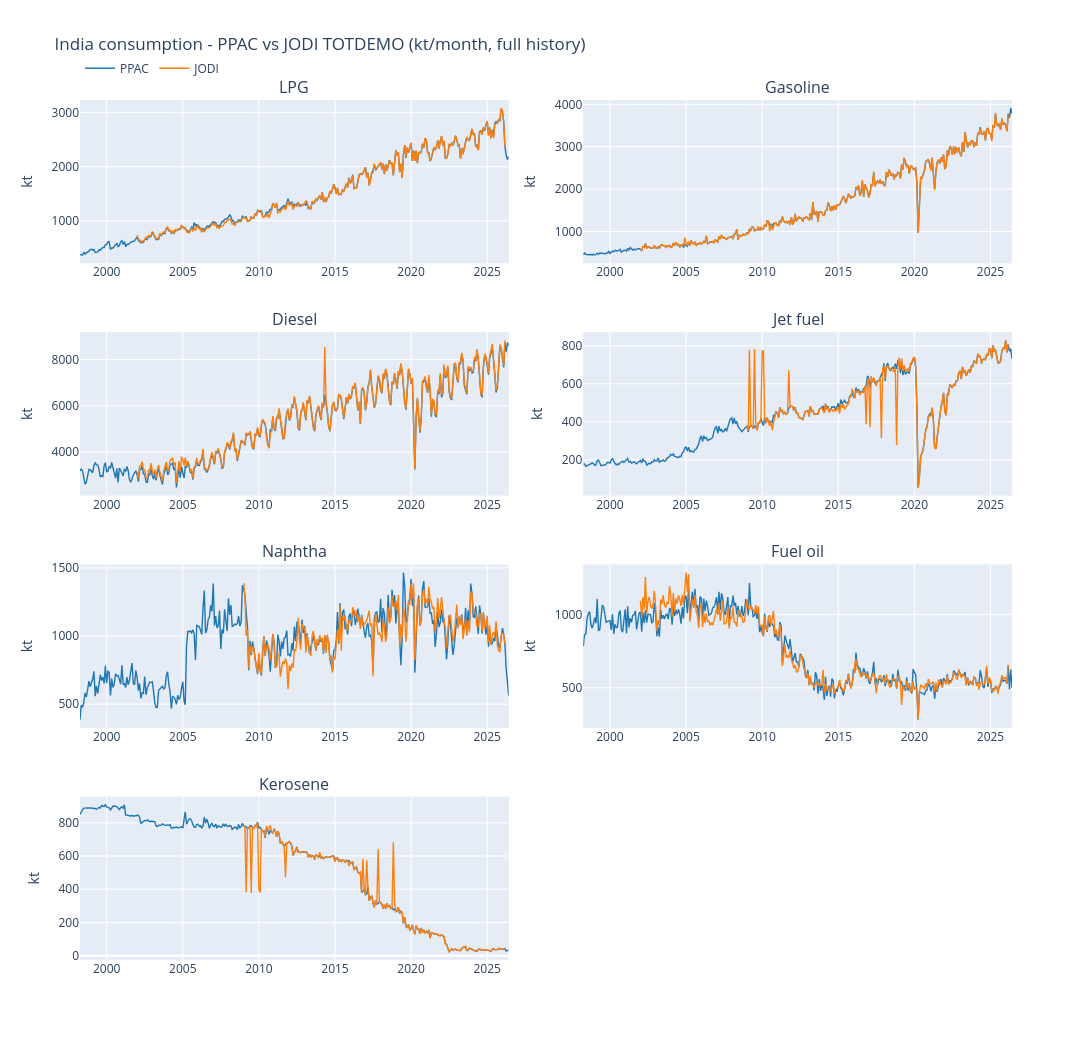

The code cell stored with this chart in its notebook:
### Markdown cell above
### Per-product time series — full history

The latest-month chart is a snapshot. For "where do they differ" you actually need the time series. One panel per clean-mapping product, both sources overlaid. SKO is included because the `KEROSENE - JETKERO` reconstruction is interesting on its own.

Watch for: (a) products where the two lines lock together (clean reconciliation), (b) products where they diverge by a near-constant offset (a structural definitional gap), and (c) products where the gap is volatile (vintage / revision noise or a definitional grey zone).

### Code cell
ts_products = ['LPG', 'MS', 'HSD', 'ATF', 'Naphtha', 'FO & LSHS', 'SKO']
ts_titles   = [PRODUCT_DISPLAY[p] for p in ts_products]
ncols = 2
nrows = (len(ts_products) + ncols - 1) // ncols

fig = make_subplots(
    rows=nrows, cols=ncols,
    subplot_titles=ts_titles,
    vertical_spacing=0.08, horizontal_spacing=0.08,
)

for i, prod in enumerate(ts_products):
    r, c = divmod(i, ncols); r += 1; c += 1
    sub = compare[compare['product'] == prod].sort_values('month')
    if sub.empty:
        continue
    x = sub['month'].dt.to_timestamp()
    fig.add_trace(go.Scatter(
        x=x, y=sub['ppac_kt'], name='PPAC',
        line=dict(color='#1f77b4', width=1.4),
        showlegend=(i == 0), legendgroup='PPAC',
        hovertemplate='%{x|%b %Y}<br>PPAC: %{y:,.0f} kt<extra></extra>',
    ), row=r, col=c)
    fig.add_trace(go.Scatter(
        x=x, y=sub['jodi_kt'], name='JODI',
        line=dict(color='#ff7f0e', width=1.4),
        showlegend=(i == 0), legendgroup='JODI',
        hovertemplate='%{x|%b %Y}<br>JODI: %{y:,.0f} kt<extra></extra>',
    ), row=r, col=c)
    fig.update_yaxes(title_text='kt', row=r, col=c)

fig.update_layout(
    height=260 * nrows, width=1100,
    title_text="India consumption - PPAC vs JODI TOTDEMO (kt/month, full history)",
    legend=dict(orientation='h', yanchor='bottom', y=1.02),
    hovermode='x unified',
)
fig.show()

### Figure 1 — Plotly figure (JSON) as saved in the notebook; plotly's stock layout.template omitted (floating-point values rounded to 4 significant figures; data arrays with more than 128 entries replaced by an {"elided": "..."} marker saying what was removed)
{"data": [{"hovertemplate": "%{x|%b %Y}<br>PPAC: %{y:,.0f} kt<extra></extra>", "legendgroup": "PPAC", "line": {"color": "#1f77b4", "width": 1.4}, "name": "PPAC", "showlegend": true, "type": "scatter", "x": {"elided": "339 str values"}, "xaxis": "x", "y": {"elided": "339 float values"}, "yaxis": "y"}, {"hovertemplate": "%{x|%b %Y}<br>JODI: %{y:,.0f} kt<extra></extra>", "legendgroup": "JODI", "line": {"color": "#ff7f0e", "width": 1.4}, "name": "JODI", "showlegend": true, "type": "scatter", "x": {"elided": "339 str values"}, "xaxis": "x", "y": {"elided": "339 float values"}, "yaxis": "y"}, {"hovertemplate": "%{x|%b %Y}<br>PPAC: %{y:,.0f} kt<extra></extra>", "legendgroup": "PPAC", "line": {"color": "#1f77b4", "width": 1.4}, "name": "PPAC", "showlegend": false, "type": "scatter", "x": {"elided": "339 str values"}, "xaxis": "x2", "y": {"elided": "339 float values"}, "yaxis": "y2"}, {"hovertemplate": "%{x|%b %Y}<br>JODI: %{y:,.0f} kt<extra></extra>", "legendgroup": "JODI", "line": {"color": "#ff7f0e", "width": 1.4}, "name": "JODI", "showlegend": false, "type": "scatter", "x": {"elided": "339 str values"}, "xaxis": "x2", "y": {"elided": "339 float values"}, "yaxis": "y2"}, {"hovertemplate": "%{x|%b %Y}<br>PPAC: %{y:,.0f} kt<extra></extra>", "legendgroup": "PPAC", "line": {"color": "#1f77b4", "width": 1.4}, "name": "PPAC", "showlegend": false, "type": "scatter", "x": {"elided": "339 str values"}, "xaxis": "x3", "y": {"elided": "339 float values"}, "yaxis": "y3"}, {"hovertemplate": "%{x|%b %Y}<br>JODI: %{y:,.0f} kt<extra></extra>", "legendgroup": "JODI", "line": {"color": "#ff7f0e", "width": 1.4}, "name": "JODI", "showlegend": false, "type": "scatter", "x": {"elided": "339 str values"}, "xaxis": "x3", "y": {"elided": "339 float values"}, "yaxis": "y3"}, {"hovertemplate": "%{x|%b %Y}<br>PPAC: %{y:,.0f} kt<extra></extra>", "legendgroup": "PPAC", "line": {"color": "#1f77b4", "width": 1.4}, "name": "PPAC", "showlegend": false, "type": "scatter", "x": {"elided": "339 str values"}, "xaxis": "x4", "y": {"elided": "339 float values"}, "yaxis": "y4"}, {"hovertemplate": "%{x|%b %Y}<br>JODI: %{y:,.0f} kt<extra></extra>", "legendgroup": "JODI", "line": {"color": "#ff7f0e", "width": 1.4}, "name": "JODI", "showlegend": false, "type": "scatter", "x": {"elided": "339 str values"}, "xaxis": "x4", "y": {"elided": "339 float values"}, "yaxis": "y4"}, {"hovertemplate": "%{x|%b %Y}<br>PPAC: %{y:,.0f} kt<extra></extra>", "legendgroup": "PPAC", "line": {"color": "#1f77b4", "width": 1.4}, "name": "PPAC", "showlegend": false, "type": "scatter", "x": {"elided": "339 str values"}, "xaxis": "x5", "y": {"elided": "339 float values"}, "yaxis": "y5"}, {"hovertemplate": "%{x|%b %Y}<br>JODI: %{y:,.0f} kt<extra></extra>", "legendgroup": "JODI", "line": {"color": "#ff7f0e", "width": 1.4}, "name": "JODI", "showlegend": false, "type": "scatter", "x": {"elided": "339 str values"}, "xaxis": "x5", "y": {"elided": "339 float values"}, "yaxis": "y5"}, {"hovertemplate": "%{x|%b %Y}<br>PPAC: %{y:,.0f} kt<extra></extra>", "legendgroup": "PPAC", "line": {"color": "#1f77b4", "width": 1.4}, "name": "PPAC", "showlegend": false, "type": "scatter", "x": {"elided": "339 str values"}, "xaxis": "x6", "y": {"elided": "339 float values"}, "yaxis": "y6"}, {"hovertemplate": "%{x|%b %Y}<br>JODI: %{y:,.0f} kt<extra></extra>", "legendgroup": "JODI", "line": {"color": "#ff7f0e", "width": 1.4}, "name": "JODI", "showlegend": false, "type": "scatter", "x": {"elided": "339 str values"}, "xaxis": "x6", "y": {"elided": "339 float values"}, "yaxis": "y6"}, {"hovertemplate": "%{x|%b %Y}<br>PPAC: %{y:,.0f} kt<extra></extra>", "legendgroup": "PPAC", "line": {"color": "#1f77b4", "width": 1.4}, "name": "PPAC", "showlegend": false, "type": "scatter", "x": {"elided": "339 str values"}, "xaxis": "x7", "y": {"elided": "339 float values"}, "yaxis": "y7"}, {"hovertemplate": "%{x|%b %Y}<br>JODI: %{y:,.0f} kt<extra></extra>", "legendgroup": "JODI", "line": {"color": "#ff7f0e", "width": 1.4}, "name": "JODI", "showlegend": false, "type": "scatter", "x": {"elided": "339 str values"}, "xaxis": "x7", "y": {"elided": "339 float values"}, "yaxis": "y7"}], "layout": {"annotations": [{"font": {"size": 16}, "showarrow": false, "text": "LPG", "x": 0.23, "xanchor": "center", "xref": "paper", "y": 1, "yanchor": "bottom", "yref": "paper"}, {"font": {"size": 16}, "showarrow": false, "text": "Gasoline", "x": 0.77, "xanchor": "center", "xref": "paper", "y": 1, "yanchor": "bottom", "yref": "paper"}, {"font": {"size": 16}, "showarrow": false, "text": "Diesel", "x": 0.23, "xanchor": "center", "xref": "paper", "y": 0.73, "yanchor": "bottom", "yref": "paper"}, {"font": {"size": 16}, "showarrow": false, "text": "Jet fuel", "x": 0.77, "xanchor": "center", "xref": "paper", "y": 0.73, "yanchor": "bottom", "yref": "paper"}, {"font": {"size": 16}, "showarrow": false, "text": "Naphtha", "x": 0.23, "xanchor": "center", "xref": "paper", "y": 0.46, "yanchor": "bottom", "yref": "paper"}, {"font": {"size": 16}, "showarrow": false, "text": "Fuel oil", "x": 0.77, "xanchor": "center", "xref": "paper", "y": 0.46, "yanchor": "bottom", "yref": "paper"}, {"font": {"size": 16}, "showarrow": false, "text": "Kerosene", "x": 0.23, "xanchor": "center", "xref": "paper", "y": 0.19, "yanchor": "bottom", "yref": "paper"}], "height": 1040, "hovermode": "x unified", "legend": {"orientation": "h", "y": 1.02, "yanchor": "bottom"}, "title": {"text": "India consumption - PPAC vs JODI TOTDEMO (kt/month, full history)"}, "width": 1100, "xaxis": {"anchor": "y", "domain": [0, 0.46]}, "xaxis2": {"anchor": "y2", "domain": [0.54, 1]}, "xaxis3": {"anchor": "y3", "domain": [0, 0.46]}, "xaxis4": {"anchor": "y4", "domain": [0.54, 1]}, "xaxis5": {"anchor": "y5", "domain": [0, 0.46]}, "xaxis6": {"anchor": "y6", "domain": [0.54, 1]}, "xaxis7": {"anchor": "y7", "domain": [0, 0.46]}, "xaxis8": {"anchor": "y8", "domain": [0.54, 1]}, "yaxis": {"anchor": "x", "domain": [0.81, 1], "title": {"text": "kt"}}, "yaxis2": {"anchor": "x2", "domain": [0.81, 1], "title": {"text": "kt"}}, "yaxis3": {"anchor": "x3", "domain": [0.54, 0.73], "title": {"text": "kt"}}, "yaxis4": {"anchor": "x4", "domain": [0.54, 0.73], "title": {"text": "kt"}}, "yaxis5": {"anchor": "x5", "domain": [0.27, 0.46], "title": {"text": "kt"}}, "yaxis6": {"anchor": "x6", "domain": [0.27, 0.46], "title": {"text": "kt"}}, "yaxis7": {"anchor": "x7", "domain": [0, 0.19], "title": {"text": "kt"}}, "yaxis8": {"anchor": "x8", "domain": [0, 0.19]}}}
